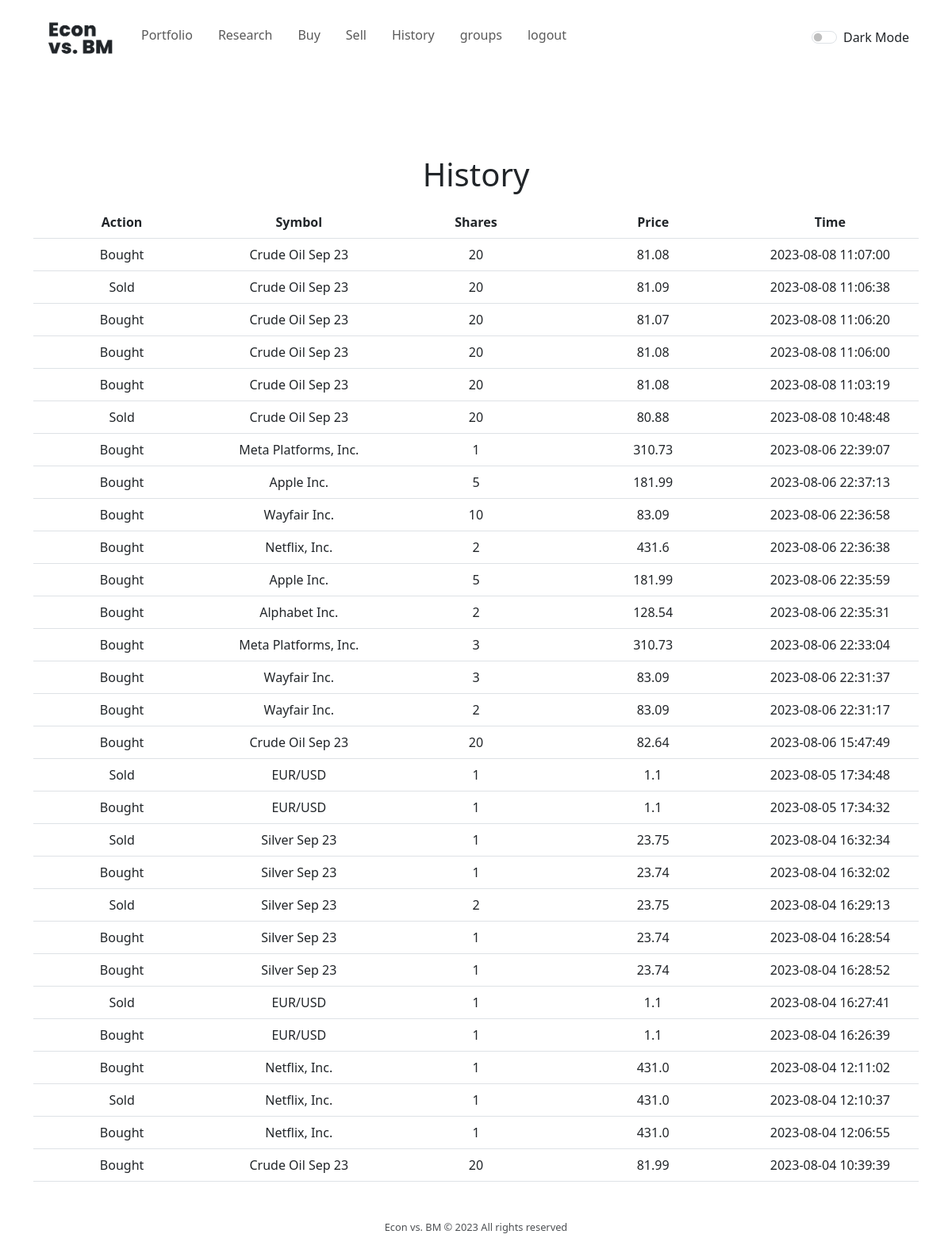
The app's page /history (signed in) with its own data.
### tables this page shows
CREATE TABLE history (
type TEXT NOT NULL,
name TEXT NOT NULL,
shares INT NOT NULL,
price FLOAT NOT NULL,
id INT NOT NULL,
time DATETIME NOT NULL);

### app.py (the view)
@app.route("/history")
@login_required
def history():
    id = session["user_id"]
    history = {}
    n = 0
    user_history = db.execute("SELECT * FROM history WHERE id = ?", id)
    for data in user_history:
        type = data["type"]
        shares = data["shares"]
        price = data["price"]
        time = data["time"]
        name = data["name"]
        history[n] = {'type': type, 'name': name, 'shares': shares, 'price': price, 'time': time}
        n += 1
    return render_template("history.html", history=history, len=n)

### app.py (called while the page is built)
@app.context_processor
def get_dark_mode_state_from_cookie():
    dark_mode_state = get_dark_mode_state(request)
    return dict(dark_mode_state=dark_mode_state)

@app.after_request
def after_request(response):
    response.headers["Cache-Control"] = "no-cache, no-store, must-revalidate"
    response.headers["Expires"] = 0
    response.headers["Pragma"] = "no-cache"
    return response

### econfunctions.py (called while the page is built)
def login_required(f):
    @wraps(f)
    def decorated_function(*args, **kwargs):
        if session.get("user_id") is None:
            return redirect("/homepage")
        return f(*args, **kwargs)
    return decorated_function

def get_dark_mode_state(request):
    dark_mode = request.cookies.get("darkMode")
    return dark_mode == "true"

### templates/history.html
{% extends "layout.html" %}
{% block body %}
    <h1 class="text-center mb-3">History</h1>
    {% if len > 0 %}
        <table class="table text-center mb-5" style="table-layout: fixed">
            <thead>
                <tr>
                    <th style="width: 20%">Action</th>
                    <th style="width: 20%">Symbol</th>
                    <th style="width: 20%">Shares</th>
                    <th style="width: 20%">Price</th>
                    <th style="width: 20%">Time</th>
                </tr>
            </thead>
            <tbody>
                {% for i in range(len) %}
                <tr>
                    <td>{{ history[len - (i + 1)]["type"] }}</td>
                    <td>{{ history[len - (i + 1)]["name"] }}</td>
                    <td>{{ history[len - (i + 1)]["shares"] }}</td>
                    <td>{{ history[len - (i + 1)]["price"] }}</td>
                    <td>{{ history[len - (i + 1)]["time"] }}</td>
                </tr>
                {% endfor %}
            </tbody>
        </table>
        <footer>
            <div class="text-center m-1" style="font-size: 80%; opacity: .8">
                Econ vs. BM &copy; 2023 All rights reserved
            </div>
        </footer>
    {% elif len == 0 %}
    <div class="lead text-center">
        <p>You currently have no user history. To add history, you have to buy and sell stocks.</p>
        <a href="/research">Go to Research</a>
    </div>
    {% endif %}
{% endblock %}

### templates/layout.html (shortened to what this page needs)
<!DOCTYPE html>
<html lang="en">
<head>
    <link href="https://cdn.jsdelivr.net/npm/bootstrap@5.3.0/dist/css/bootstrap.min.css" rel="stylesheet">
    <link rel="stylesheet" href="static/styles.css">
</head>
    <header style="margin-bottom: 100px;">
        <nav class="navbar navbar-expand-lg">
            <div class="container">
                <a href="/homepage" class="navbar-brand">
                    <img src="static/econ_vs_bm_logo_212529_700p.png" class="logo" alt="Econ vs bm" style="width: 100px" id="logo-light">
                </a>
                <div class="collapse navbar-collapse" id="nav-content">
                    {% if session["user_id"] %}
                    <ul class="navbar-nav me-auto mb-2">
                        <li class="nav-item me-3"><a href="/" class="nav-link">Portfolio</a></li>
                        <li class="nav-item me-3"><a href="/research" class="nav-link">Research</a></li>
                        <li class="nav-item me-3"><a href="/buy" class="nav-link">Buy</a></li>
                        <li class="nav-item me-3"><a href="/sell" class="nav-link">Sell</a></li>
                        <li class="nav-item me-3"><a href="/history" class="nav-link">History</a></li>
                        <li class="nav-item me-3"><a href="/groups" class="nav-link">groups</a></li>
                        <li class="nav-item me-3"><a href="/logout" class="nav-link">logout</a></li>
                    </ul>
                    <div class="form-check form-switch">
                        <input type="checkbox" class="form-check-input" role="switch" class="darkmode-btn" id="darkModeBtn">
                        <label for="darkmode-btn" class=form-check-label>Dark Mode</label>
                    </div>
                    {% endif %}
                </div>
            </div>
        </nav>
    </header>
    <body class="container darkTxt">
        {% block body %}{% endblock %}
    </body>
</html>

### static/styles.css (style rules this page uses)
body { transition: background-color .3s ease; }
nav { transition: data-bs-theme 1s ease; }
table { transition: table-dark 1s ease; }
.logo { display: none; opacity: 0; transition: opacity 1s ease; }

### records on screen
history: type "Bought", name "Crude Oil Sep 23", shares "20", price "81.08", time "2023-08-08 11:07:00"
history: type "Sold", name "Crude Oil Sep 23", shares "20", price "81.09", time "2023-08-08 11:06:38"
history: type "Bought", name "Crude Oil Sep 23", shares "20", price "81.07", time "2023-08-08 11:06:20"
history: type "Bought", name "Crude Oil Sep 23", shares "20", price "81.08", time "2023-08-08 11:06:00"
history: type "Bought", name "Crude Oil Sep 23", shares "20", price "81.08", time "2023-08-08 11:03:19"
history: type "Sold", name "Crude Oil Sep 23", shares "20", price "80.88", time "2023-08-08 10:48:48"
history: type "Bought", name "Meta Platforms, Inc.", shares "1", price "310.73", time "2023-08-06 22:39:07"
history: type "Bought", name "Apple Inc.", shares "5", price "181.99", time "2023-08-06 22:37:13"
history: type "Bought", name "Wayfair Inc.", shares "10", price "83.09", time "2023-08-06 22:36:58"
history: type "Bought", name "Netflix, Inc.", shares "2", price "431.6", time "2023-08-06 22:36:38"
history: type "Bought", name "Apple Inc.", shares "5", price "181.99", time "2023-08-06 22:35:59"
history: type "Bought", name "Alphabet Inc.", shares "2", price "128.54", time "2023-08-06 22:35:31"
history: type "Bought", name "Meta Platforms, Inc.", shares "3", price "310.73", time "2023-08-06 22:33:04"
history: type "Bought", name "Wayfair Inc.", shares "3", price "83.09", time "2023-08-06 22:31:37"
history: type "Bought", name "Wayfair Inc.", shares "2", price "83.09", time "2023-08-06 22:31:17"
history: type "Bought", name "Crude Oil Sep 23", shares "20", price "82.64", time "2023-08-06 15:47:49"
history: type "Sold", name "EUR/USD", shares "1", price "1.1", time "2023-08-05 17:34:48"
history: type "Bought", name "EUR/USD", shares "1", price "1.1", time "2023-08-05 17:34:32"
history: type "Sold", name "Silver Sep 23", shares "1", price "23.75", time "2023-08-04 16:32:34"
history: type "Bought", name "Silver Sep 23", shares "1", price "23.74", time "2023-08-04 16:32:02"
history: type "Sold", name "Silver Sep 23", shares "2", price "23.75", time "2023-08-04 16:29:13"
history: type "Bought", name "Silver Sep 23", shares "1", price "23.74", time "2023-08-04 16:28:54"
history: type "Bought", name "Silver Sep 23", shares "1", price "23.74", time "2023-08-04 16:28:52"
history: type "Sold", name "EUR/USD", shares "1", price "1.1", time "2023-08-04 16:27:41"
history: type "Bought", name "EUR/USD", shares "1", price "1.1", time "2023-08-04 16:26:39"
history: type "Bought", name "Netflix, Inc.", shares "1", price "431.0", time "2023-08-04 12:11:02"
history: type "Sold", name "Netflix, Inc.", shares "1", price "431.0", time "2023-08-04 12:10:37"
history: type "Bought", name "Netflix, Inc.", shares "1", price "431.0", time "2023-08-04 12:06:55"
history: type "Bought", name "Crude Oil Sep 23", shares "20", price "81.99", time "2023-08-04 10:39:39"
